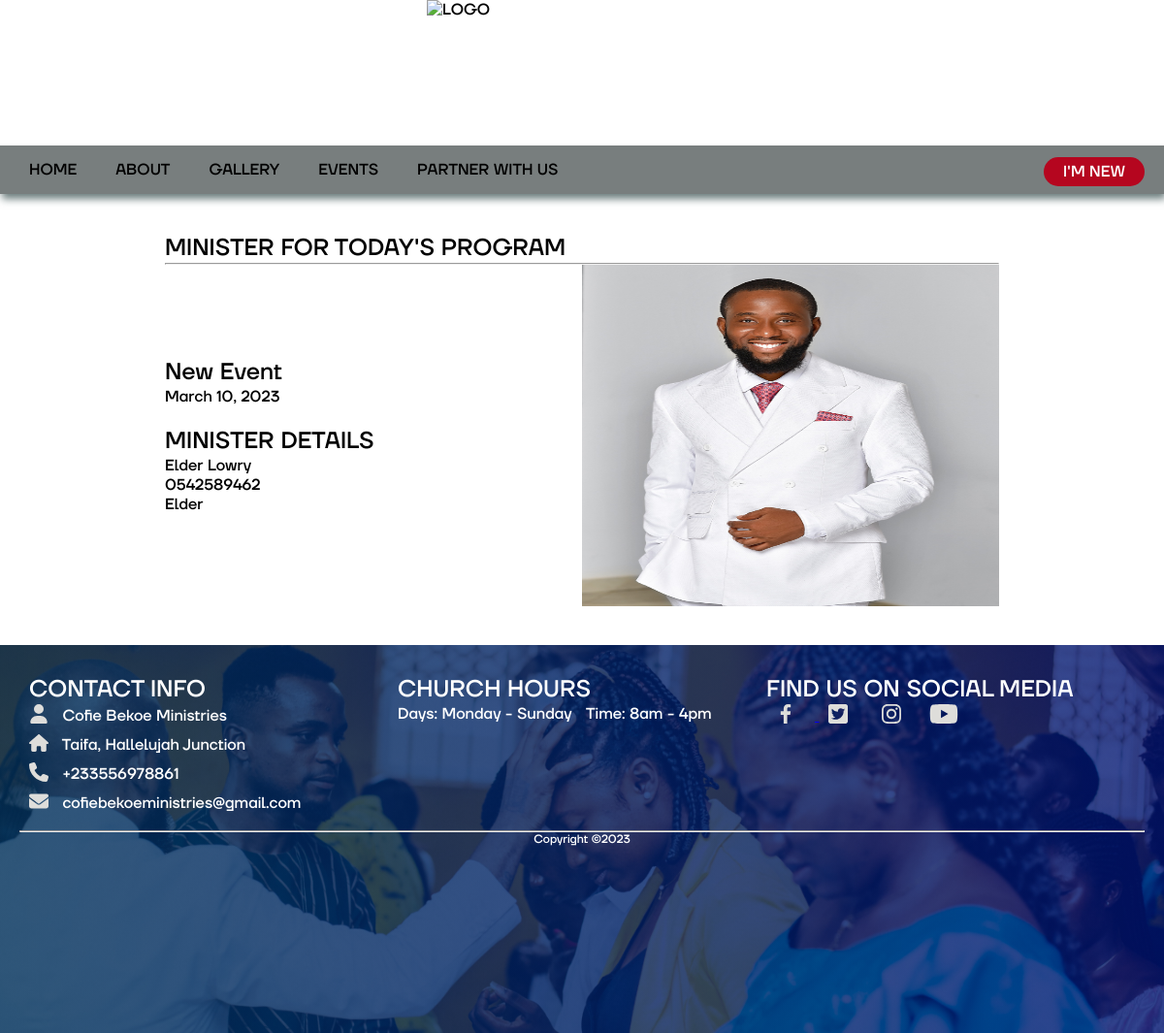
Before: /church/rsvp/2 with the older database file.
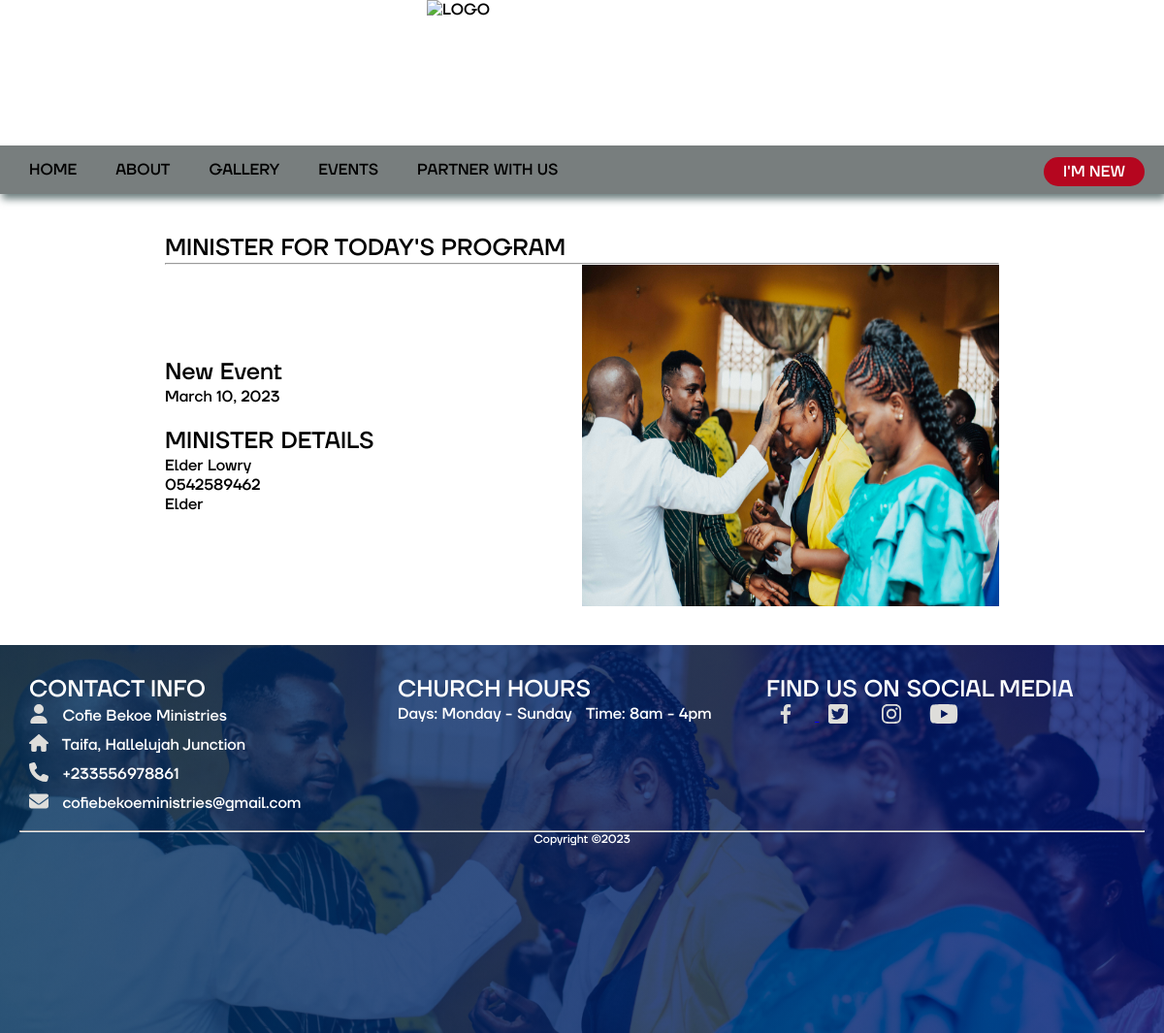
After: the same page with the newer database file.
### churchweb/models.py (models this page shows, shortened)
class Events(models.Model):
    STATUS_CHOICE = (
        ("normal", "N"),
        ("major", "M")
    )
    name = models.CharField(max_length=256)
    event_type=models.CharField(choices=STATUS_CHOICE, max_length=120, default="N")
    event_date = models.DateField()
    rsvp = models.ForeignKey(RSVP, on_delete=models.PROTECT)
    event_poster = models.ImageField(upload_to = "img")
    time = models.TimeField(blank=True, null=True)
    from_time = models.TimeField(blank=True, null=True)
    to_time = models.TimeField(blank=True, null=True)
    venue = models.CharField(max_length=256)
    status = models.BooleanField(default=True)
    class Meta:
        verbose_name = _("Event")
        verbose_name_plural = _("Events")

class RSVP(models.Model):
    rs_vp = models.CharField(max_length=120)
    designation = models.CharField(max_length=120, blank=True, null=True)
    contact = models.CharField(max_length=150, blank=True, null=True)
    class Meta:
        verbose_name = _("RSVP")
        verbose_name_plural = _("RSVP")

### churchweb/views.py (the view)
# urls.py: path('church/rsvp/<int:pk>', rsvpView, name='rsvp'),
def rsvpView(request, pk):
    events_ = Events.objects.get(pk=pk)
    context={
        'event': events_,
    }
    return render(request, 'rsvp-popup.html', context)

### templates/rsvp-popup.html (shortened to what this page needs)
{% extends 'index.html' %}
{% load static %}
    {% block content %}
<body>
    <div class="container">
        <div class="row">
            <h1>MINISTER FOR TODAY'S PROGRAM</h1><hr>
            <div class="col-sm">
                <div class="rsvp">
                    <div class="event-title-date">
                        <h2>{{event.name}}</h2>
                        <p>{{event.event_date}}</p><br>
                        <div class="card">
                            <h2>MINISTER DETAILS</h2>
                            <h4>{{event.rsvp.designation}} {{event.rsvp.rs_vp}}</h4>
                            <p>{{event.rsvp.contact}}</p>
                            <p>{{event.rsvp.designation}}</p>
                        </div>
                    </div>
                    <img src="{{event.event_poster.url}}" alt="event image">
                </div>
            </div>
        </div>
    </div>
</body>
{% endblock content %}

Changed rows visible on the page:
changed Events "New Event": event_poster: a different picture
